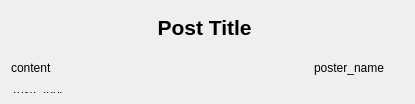
<?xml version="1.0" encoding="UTF-8"?>
<ui version="4.0">
 <class>bbsitem</class>
 <widget class="QWidget" name="bbsitem">
  <property name="geometry">
   <rect>
    <x>0</x>
    <y>0</y>
    <width>415</width>
    <height>104</height>
   </rect>
  </property>
  <property name="windowTitle">
   <string>Form</string>
  </property>
  <layout class="QGridLayout" name="gridLayout">
   <item row="0" column="0">
    <layout class="QVBoxLayout" name="verticalLayout">
     <item>
      <widget class="QPushButton" name="post_title">
       <property name="font">
        <font>
         <pointsize>16</pointsize>
         <weight>75</weight>
         <bold>true</bold>
        </font>
       </property>
       <property name="cursor">
        <cursorShape>PointingHandCursor</cursorShape>
       </property>
       <property name="text">
        <string>Post Title </string>
       </property>
       <property name="flat">
        <bool>true</bool>
       </property>
      </widget>
     </item>
     <item>
      <layout class="QHBoxLayout" name="horizontalLayout">
       <item>
        <widget class="QLabel" name="content_label">
         <property name="text">
          <string>content</string>
         </property>
         <property name="margin">
          <number>0</number>
         </property>
         <property name="indent">
          <number>0</number>
         </property>
        </widget>
       </item>
       <item>
        <widget class="QLabel" name="poster_name">
         <property name="maximumSize">
          <size>
           <width>90</width>
           <height>16777215</height>
          </size>
         </property>
         <property name="text">
          <string>poster_name</string>
         </property>
        </widget>
       </item>
      </layout>
     </item>
    </layout>
   </item>
   <item row="1" column="0">
    <widget class="QLabel" name="px1">
     <property name="maximumSize">
      <size>
       <width>16777215</width>
       <height>1</height>
      </size>
     </property>
     <property name="text">
      <string>TextLabel</string>
     </property>
    </widget>
   </item>
  </layout>
 </widget>
 <resources/>
 <connections/>
</ui>
